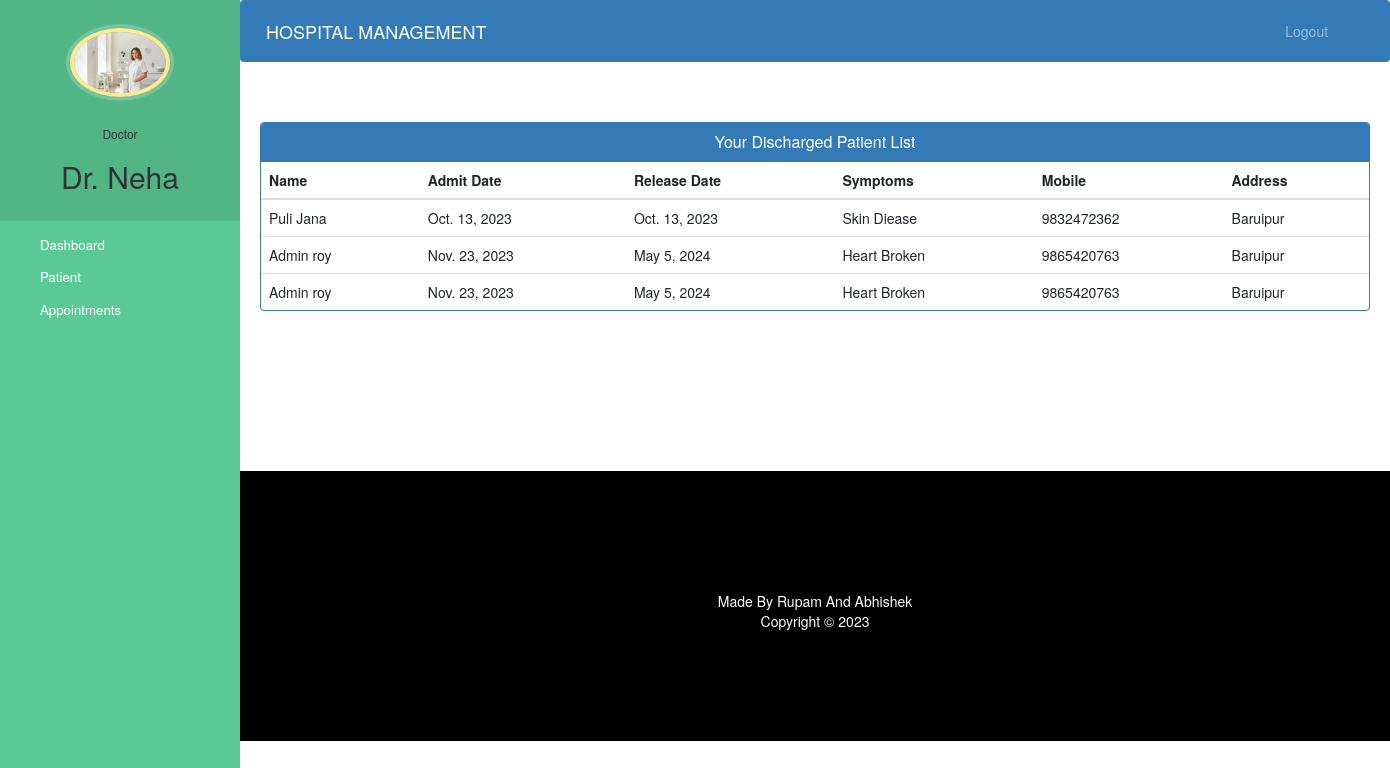
/doctor-view-discharge-patient (signed in), run on the app's committed database.
### hospital/models.py (models this page shows, shortened)
class Doctor(models.Model):
    user=models.OneToOneField(User,on_delete=models.CASCADE)
    profile_pic= models.ImageField(upload_to='profile_pic/DoctorProfilePic/',null=True,blank=True)
    address = models.CharField(max_length=40)
    mobile = models.CharField(max_length=20,null=True)
    department= models.CharField(max_length=50,choices=departments,default='Cardiologist')
    status=models.BooleanField(default=False)

class PatientDischargeDetails(models.Model):
    patientId=models.PositiveIntegerField(null=True)
    patientName=models.CharField(max_length=40)
    assignedDoctorName=models.CharField(max_length=40)
    address = models.CharField(max_length=40)
    mobile = models.CharField(max_length=20,null=True)
    symptoms = models.CharField(max_length=100,null=True)
    admitDate=models.DateField(null=False)
    releaseDate=models.DateField(null=False)
    daySpent=models.PositiveIntegerField(null=False)
    roomCharge=models.PositiveIntegerField(null=False)
    medicineCost=models.PositiveIntegerField(null=False)
    doctorFee=models.PositiveIntegerField(null=False)
    OtherCharge=models.PositiveIntegerField(null=False)
    total=models.PositiveIntegerField(null=False)

### hospital/views.py (the view)
# urls.py: path('doctor-view-discharge-patient',views.doctor_view_discharge_patient_view,name='doctor-view-discharge-patient'),
@login_required(login_url='doctorlogin')
@user_passes_test(is_doctor)
def doctor_view_discharge_patient_view(request):
    dischargedpatients=models.PatientDischargeDetails.objects.all().distinct().filter(assignedDoctorName=request.user.first_name)
    doctor=models.Doctor.objects.get(user_id=request.user.id) #for profile picture of doctor in sidebar
    return render(request,'hospital/doctor_view_discharge_patient.html',{'dischargedpatients':dischargedpatients,'doctor':doctor})

### hospital/views.py (called while the page is built)
def is_doctor(user):
    return user.groups.filter(name='DOCTOR').exists()

### templates/hospital/doctor_view_discharge_patient.html (shortened to what this page needs)
{% extends 'hospital/doctor_base.html' %}
{% block content %}
{%load static%}
<head>
  <link href="//netdna.bootstrapcdn.com/bootstrap/3.0.0/css/bootstrap.min.css" rel="stylesheet" id="bootstrap-css">
</head>
<div class="container">
  <div class="panel panel-primary">
    <div class="panel-heading">
      <h6 class="panel-title">Your Discharged Patient List</h6>
    </div>
    <table class="table table-hover" id="dev-table">
      <thead>
        <tr>
          <th>Name</th>
          <th>Admit Date</th>
          <th>Release Date</th>
          <th>Symptoms</th>
          <th>Mobile</th>
          <th>Address</th>
        </tr>
      </thead>
      {% for p in dischargedpatients %}
      <tr>
        <td> {{p.patientName}}</td>
        <td>{{p.admitDate}}</td>
        <td>{{p.releaseDate}}</td>
        <td>{{p.symptoms}}</td>
        <td>{{p.mobile}}</td>
        <td>{{p.address}}</td>
      </tr>
      {% endfor %}
    </table>
  </div>
</div>
{% endblock content %}

### templates/hospital/doctor_base.html (shortened to what this page needs)
<!DOCTYPE html>
{% load static %}
<html lang="en">
<head>
  <link rel="stylesheet" href="https://stackpath.bootstrapcdn.com/bootstrap/4.3.1/css/bootstrap.min.css">
  <link rel="stylesheet" href="https://maxcdn.bootstrapcdn.com/font-awesome/4.7.0/css/font-awesome.min.css">
</head>
<body>
  <nav class="menu" tabindex="0">
    <header class="avatar">
      <img src="{% static doctor.profile_pic.url %}" alt="Profile Pic" />
      <br><br>
      <h6>Doctor</h6>
      <h2>{{request.user.first_name}}</h2>
    </header>
    <ul>
      <li tabindex="0" class="icon-dashboard"> <a style="color:white; text-decoration:none;" href="/doctor-dashboard"><span>Dashboard</span></a> </li>
      <li tabindex="0" class="icon-users"> <a style="color:white; text-decoration:none;" href="/doctor-patient"><span>Patient</span></a></li>
      <li tabindex="0" class="icon-calendar"> <a style="color:white; text-decoration:none;" href="/doctor-appointment"><span>Appointments</span></a></li>
    </ul>
  </nav>
  <main>
    <div class="bs-example">
      <nav class="navbar navbar-expand-md  navbar-dark fixed-top" style="background:#337AB7;">
        <a href="/doctor-dashboard" class="navbar-brand">HOSPITAL MANAGEMENT</a>
        <div class="collapse navbar-collapse justify-content-between" id="navbarCollapse">
          <div class="navbar-nav" style=" margin-left: 90%;">
            <a href="/logout" class="nav-item nav-link">Logout</a>
          </div>
        </div>
      </nav>
    </div>
    <br><br>
    {% block content %}
    {% endblock content %}
    <br><br><br><br><br><br><br>
    <footer>
      <br>
      <div class="container">
        <div class="row">
          <div class="col-md-12 col-sm-12">
            <div style="color:#ffffff;" class="wow fadeInUp footer-copyright">
              <p>Made By Rupam And Abhishek <br>
                Copyright &copy; 2023  </p>
            </div>
          </div>
        </div>
      </div>
    </footer>
  </main>
</body>
</html>

### templates/hospital/doctor_base.html (style rules this page uses)
a:link { text-decoration: none; }
a { color: white; }
footer { padding: 0px 0px 0px 0px; background-color: black; margin: 0px; }
p { text-align: center; }
body { padding-left: 240px; }
main { position: relative; height: 100vh; }
.menu { background: #5bc995; height: 100vh; width: 240px; position: fixed; top: 0px; left: 0; z-index: 5; outline: none; }
.menu .avatar { background: rgba(0, 0, 0, 0.1); padding: 2em 0.5em; text-align: center; }
.menu .avatar img { width: 100px; border-radius: 50%; overflow: hidden; border: 4px solid #ffea92; box-shadow: 0 0 0 4px rgba(255, 255, 255, 0.2); }
.menu .avatar h2 { font-weight: normal; margin-bottom: 0; }
.menu ul { list-style: none; padding: 0.5em 0; margin: 0; }
.menu ul li { padding: 0.5em 1em 0.5em 3em; font-size: 0.95em; font-weight: regular; background-repeat: no-repeat; background-position: left 15px center; background-size: auto 20px; transition: all 0.15s linear; cursor: pointer; }
.menu ul li.icon-dashboard { background-image: url("http://www.entypo.com/images//gauge.svg"); }
.menu ul li.icon-users { background-image: url("http://www.entypo.com/images//users.svg"); }
.menu ul li.icon-calendar { background-image: url("http://www.entypo.com/images//calendar.svg"); }

### templates/hospital/doctor_view_discharge_patient.html (style rules this page uses)
a:link { text-decoration: none; }
h6 { text-align: center; }
.row { margin: 100px; }

### data on the page
Doctor: profile_pic (picture)
PatientDischargeDetails: patientName "Puli Jana", admitDate "Oct. 13, 2023", releaseDate "Oct. 13, 2023", symptoms "Skin Diease", mobile "9832472362", address "Baruipur"
PatientDischargeDetails: patientName "Admin roy", admitDate "Nov. 23, 2023", releaseDate "May 5, 2024", symptoms "Heart Broken", mobile "9865420763", address "Baruipur"
PatientDischargeDetails: patientName "Admin roy", admitDate "Nov. 23, 2023", releaseDate "May 5, 2024", symptoms "Heart Broken", mobile "9865420763", address "Baruipur"

### other printed values
{{ request.user.first_name }} "Dr. Neha"
